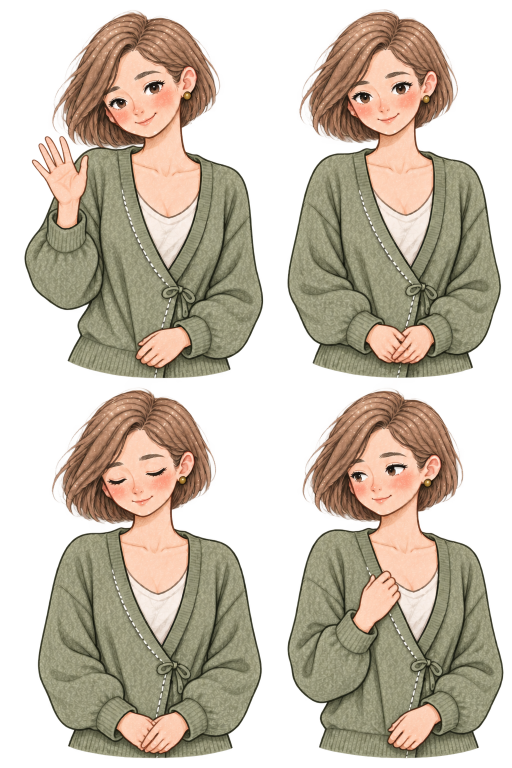
#> input picture .growth-design/mascots/2026-09-24-rue-statebook/assets/sheet-portraits-a.png, 1024 x 1536 px (shown at 1/2 size); the run also reads 1 picture not shown here
$ python prepare.py
#> lines starting #> are read from the running program, lines starting #| are printed output that depends on the picture
"""Cut reference contact sheets into separate PNGs; no new drawing or background cleanup.

Masters are generated by built-in Codex image_gen. The crops are NOT native-ready assets.
Run with Python 3 + Pillow. The source masters are never modified.
"""
from __future__ import annotations

import hashlib
import json
from pathlib import Path
from PIL import Image

ROOT = Path(__file__).resolve().parent
ASSETS = ROOT / "assets"
SHEETS = {
    "portraits-a": ("sheet-portraits-a.png", (1024, 1536)),
    "portraits-b": ("sheet-portraits-b.png", (1254, 1254)),
    "fullbody": ("sheet-fullbody.png", (1024, 1536)),
}
PORTRAITS = {
    "welcome": ("portraits-a", 0, 0, "Before any blocking; a small greeting"),
    "ready": ("portraits-a", 1, 0, "Attentive before manual Start focus"),
    "focused": ("portraits-a", 0, 1, "Only after a confirmed active session"),
    "reflection": ("portraits-a", 1, 1, "Quiet consideration; no automatic break promise"),
    "finished": ("portraits-b", 0, 0, "Only after a verified focus end"),
    "recovered": ("portraits-b", 1, 0, "After successful free Restore access"),
    "needs-action": ("portraits-b", 0, 1, "Uncertain, permission or location needs attention"),
    "failed": ("portraits-b", 1, 1, "Actionable error, no shame"),
}
FULLBODY = {
    "welcome": ("fullbody", 0, 0, "Small wave; skirt visible"),
    "ready": ("fullbody", 1, 0, "Hands clasped before manual start; skirt visible"),
    "focused": ("fullbody", 0, 1, "Confirmed active session; skirt visible"),
    "recovered": ("fullbody", 1, 1, "Free restore verified; skirt visible"),
}


def sha(path: Path) -> str:
    return hashlib.sha256(path.read_bytes()).hexdigest()


sources = {}
for key, (file_name, expected_size) in SHEETS.items():
    with Image.open(ASSETS / file_name) as sheet:
#> sheet is the input picture: PIL image 1024x1536 RGBA; mean R, G, B, A 137.4, 120.8, 97.2, 147.9
        assert sheet.size == expected_size, (file_name, sheet.size)
        assert sheet.mode in ("RGBA", "LA", "P"), (file_name, sheet.mode)
    sources[key] = {"path": f"assets/{file_name}", "sha256": sha(ASSETS / file_name), "size": list(expected_size)}
#> pass 2 of the loop `for key, (file_name, expected_size) in SHEETS.items():`:
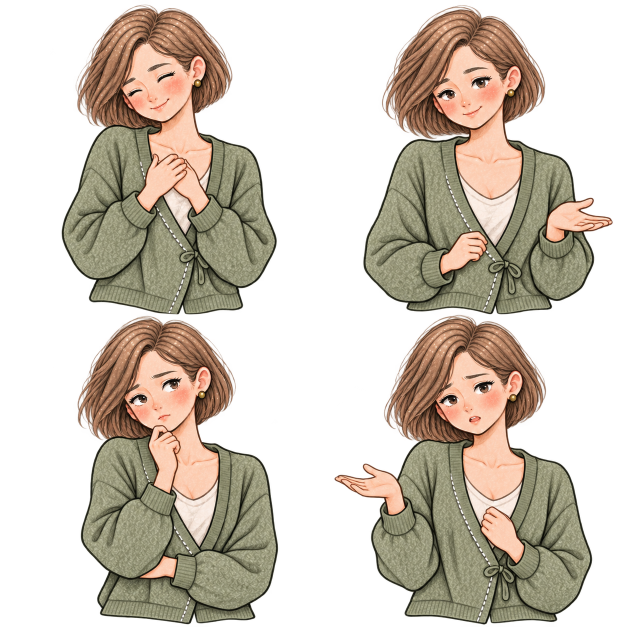
#> input picture .growth-design/mascots/2026-09-24-rue-statebook/assets/sheet-portraits-b.png, 1254 x 1254 px (shown at 1/2 size)
#> sheet is the input picture: PIL image 1254x1254 RGBA; mean R, G, B, A 77.9, 67.5, 54.7, 120.4
#> pass 3 of the loop `for key, (file_name, expected_size) in SHEETS.items():`:
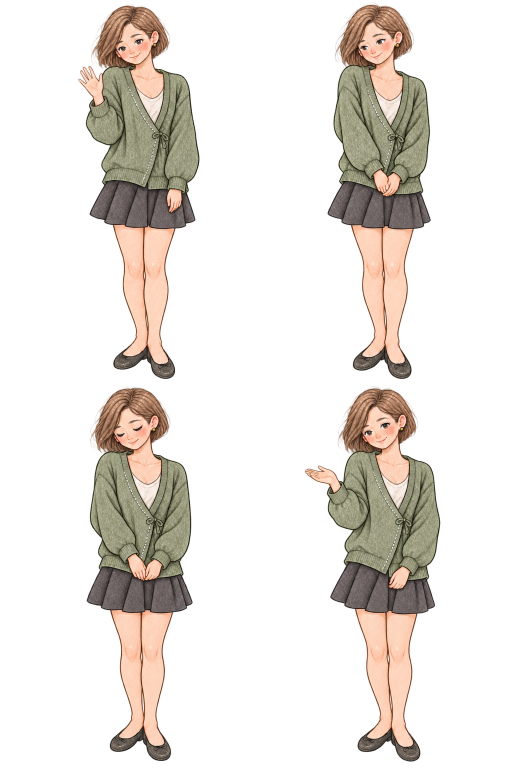
#> input picture .growth-design/mascots/2026-09-24-rue-statebook/assets/sheet-fullbody.png, 1024 x 1536 px (shown at 1/2 size)
#> sheet is the input picture: PIL image 1024x1536 RGBA; mean R, G, B, A 88.4, 75.9, 63.7, 62.8


def render(states: dict, category: str) -> dict:
    result = {}
    for name, (source_key, column, row, note) in states.items():
        source = Image.open(ASSETS / SHEETS[source_key][0]).convert("RGBA")
        width, height = source.size
        box = (column * width // 2, row * height // 2, (column + 1) * width // 2, (row + 1) * height // 2)
        # Sheet A's left-panel wave lightly crosses the center seam; trim only the right cells' unused gutter.
        if source_key == "portraits-a" and column == 1:
            box = (box[0] + 24, box[1], box[2], box[3])
        image = source.crop(box)
        if image.getchannel("A").getbbox() is None:
            raise ValueError(f"empty alpha cell: {name}")
        target = ASSETS / category / f"{name}.png"
        image.save(target, optimize=True)
        result[name] = {"path": str(target.relative_to(ROOT)), "source": source_key, "cell": [column, row], "crop": list(box), "size": list(image.size), "sha256": sha(target), "meaning": note}
    return result


manifest = {
    "name": "Offzone Rue v6 — fresh state-reference study",
    "status": "selected visual direction; design reference only, not native-ready or store-published",
    "generationMode": "Codex built-in image_gen; no image_gen.py or direct API/CLI fallback",
    "editTarget": "../2026-09-24-rue-short-skirt/assets/anchor.png",
    "anchor": {"path": "assets/anchor-v6.png", "sha256": sha(ASSETS / "anchor-v6.png"), "size": [1024, 1536], "origin": "byte copy of user-selected v6"},
    "sessions": {"portraits-a": "01a0d220-5ae5-77f0-8da3-000515405f16", "portraits-b": "01a0d221-cc87-7553-8494-0a9cfe6378ef", "fullbody": "01a0d223-a854-7f20-a157-493291ded481"},
    "masters": sources,
    "portraits": render(PORTRAITS, "portraits"),
    "fullbody": render(FULLBODY, "fullbody"),
    "kiwiComparison": {"path": "assets/kiwi-current.svg", "sha256": sha(ASSETS / "kiwi-current.svg")},
    "alphaCaveat": "All generated images have alpha pixels, but portraits-a retains a smoky colored backdrop, portraits-b has vivid edge fringes, and fullbody has a halo. No production-clean alpha or dark-surface legibility is established.",
    "nativeApplied": False,
    "storePublished": False,
}
#> in render, `image = source.crop(box)`:
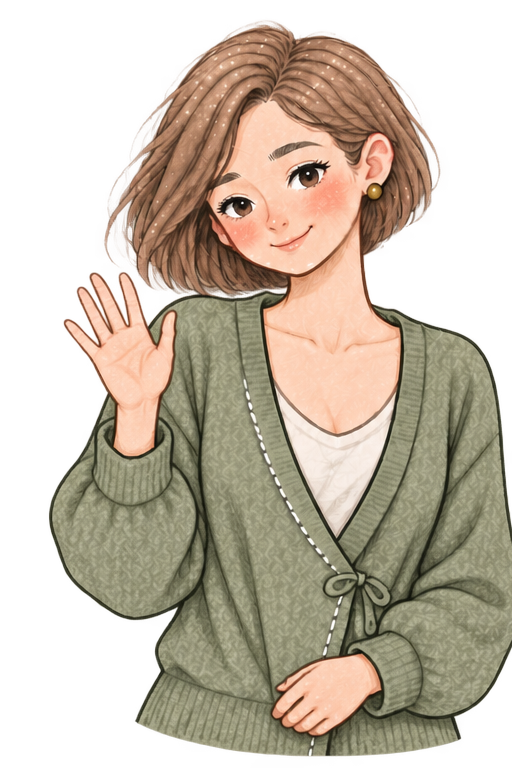
#> image: PIL image 512x768 RGBA; mean R, G, B, A 139.5, 120.6, 97.2, 154.4; transparent parts drawn white
#> pass 2 of the loop in render, `for name, (source_key, column, row, note) in states.items():`:
#> in render, `image = source.crop(box)`:
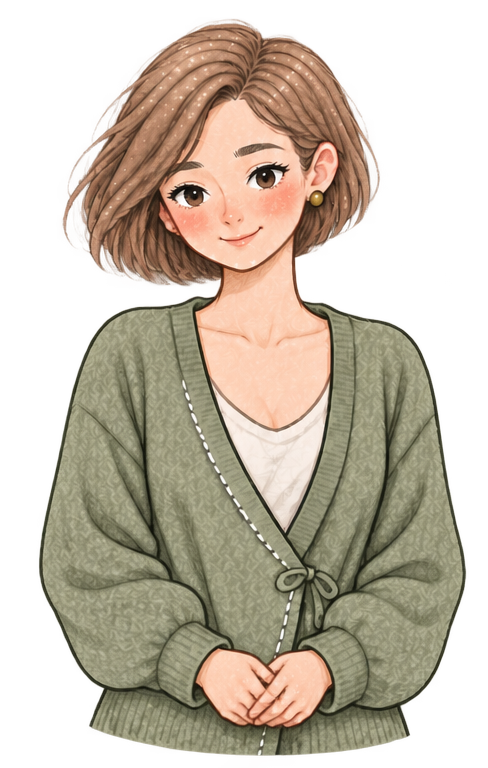
#> image: PIL image 488x768 RGBA; mean R, G, B, A 138.3, 121.5, 97.7, 149.6; transparent parts drawn white
#> pass 3 of the loop in render, `for name, (source_key, column, row, note) in states.items():`:
#> in render, `image = source.crop(box)`:
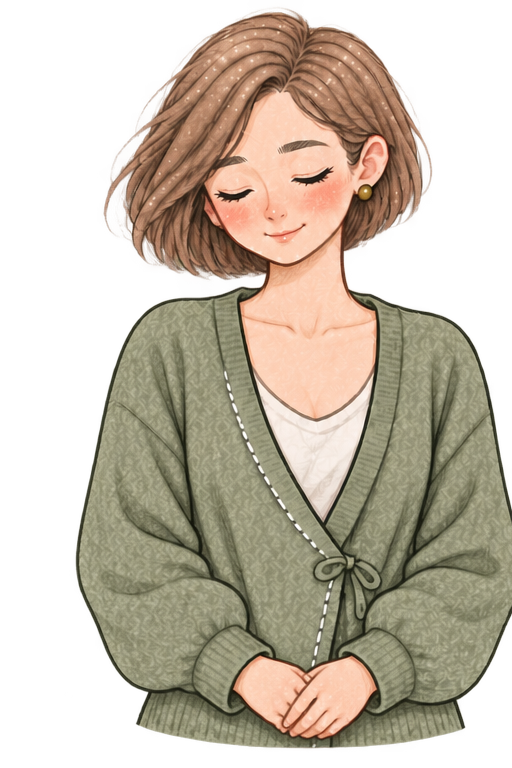
#> image: PIL image 512x768 RGBA; mean R, G, B, A 134.8, 119.5, 96.2, 149.5; transparent parts drawn white
#> the loop made 8 passes; the first 3 are shown
#> call 2 of render, with category = 'fullbody'
#> in render (call 2), `image = source.crop(box)`:
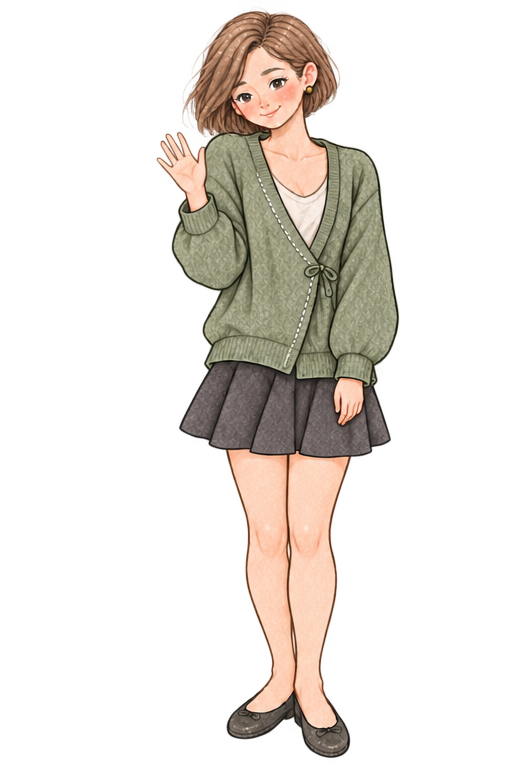
#> image: PIL image 512x768 RGBA; mean R, G, B, A 89.9, 76.8, 64.3, 64.2; transparent parts drawn white
#> pass 2 of the loop in render, `for name, (source_key, column, row, note) in states.items():`:
#> in render (call 2), `image = source.crop(box)`:
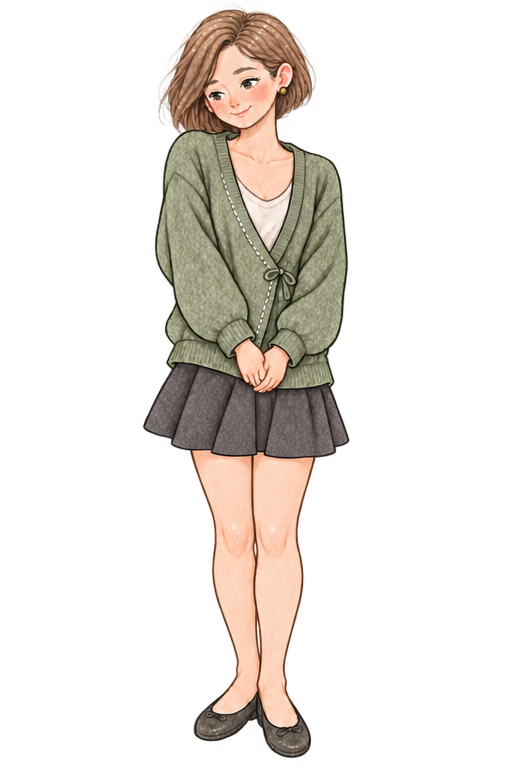
#> image: PIL image 512x768 RGBA; mean R, G, B, A 87.9, 75.4, 63.2, 60.6; transparent parts drawn white
#> pass 3 of the loop in render, `for name, (source_key, column, row, note) in states.items():`:
#> in render (call 2), `image = source.crop(box)`:
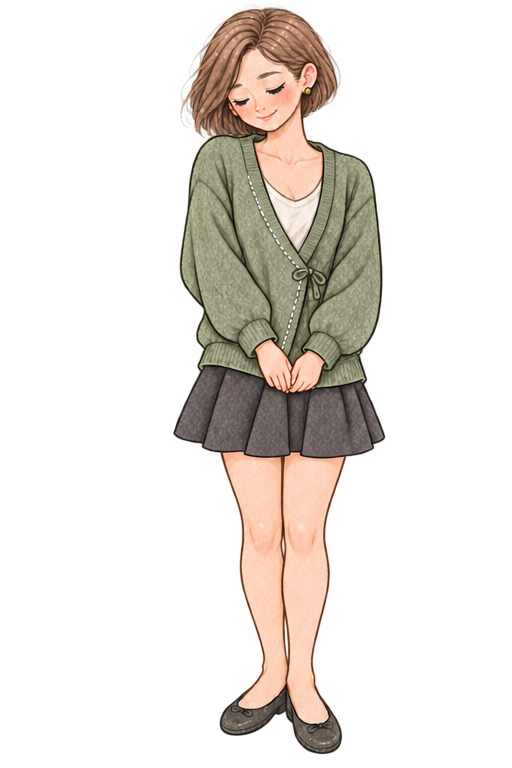
#> image: PIL image 512x768 RGBA; mean R, G, B, A 85.1, 73.4, 61.7, 62.1; transparent parts drawn white
#> the loop made 4 passes; the first 3 are shown
#> (the run stopped early here; a loop or call above may not have finished)
